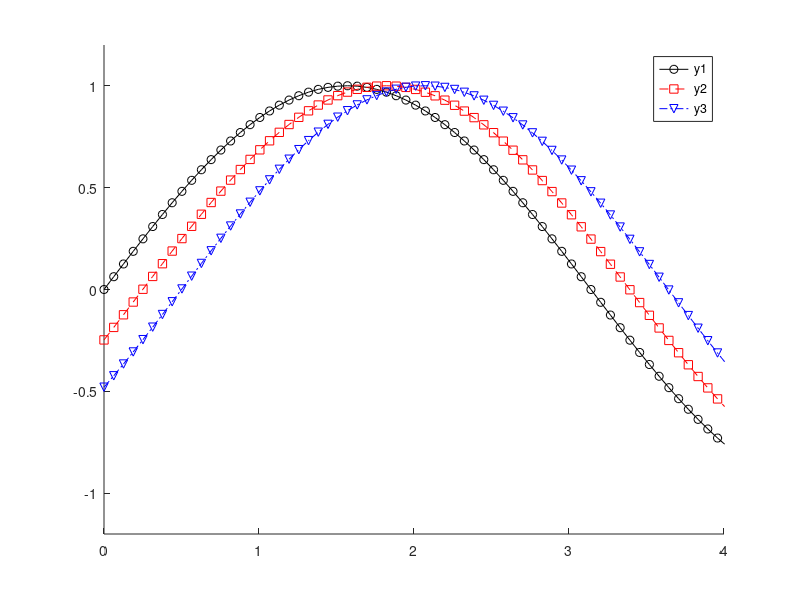
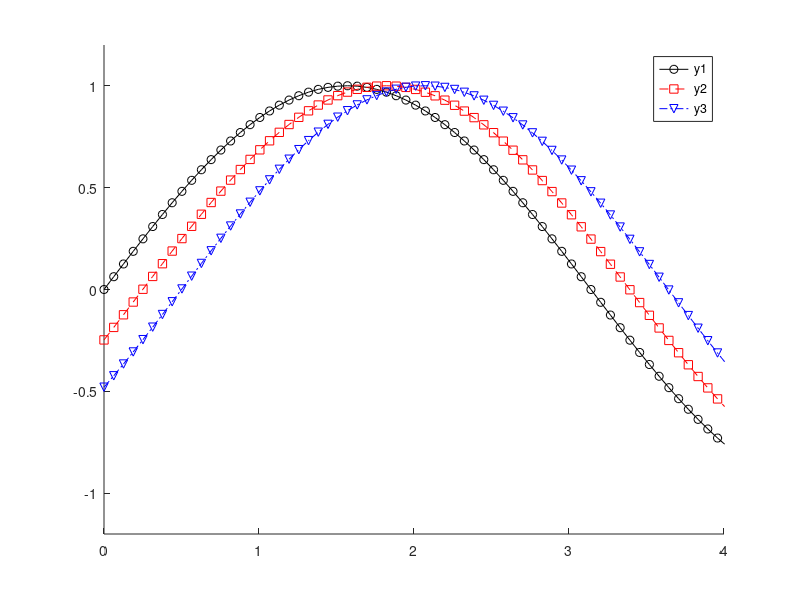

Reproduce these figures in MATLAB, in order. (Note: this script raises an error after producing the figures.)
clear
dx=0.01*2*pi;
for i = 1:101
    x(i)=dx*(i-1);
    y1(i)=sin(x(i));
    y2(i)=sin(x(i)-0.25);
    y3(i)=sin(x(i)-0.5);
end
figure(1)
hold on
plot(x,y1,'ko-')
plot(x,y2,'rs--')
plot(x,y3,"bv-.")
legend('y1','y2','y3')
axis([0 4 -1.2 1.2])
hold off
figure(2)
x=linspace(0,2*pi,101);
y1=sin(x);
y2=sin(x-0.25);
y3=sin(x-0.5);
hold on
plot(x,y1,'ko-')
plot(x,y2,'rs--')
plot(x,y3,"bv-.")
legend('y1','y2','y3')
axis([0 4 -1.2 1.2])
hold off
plottools on
